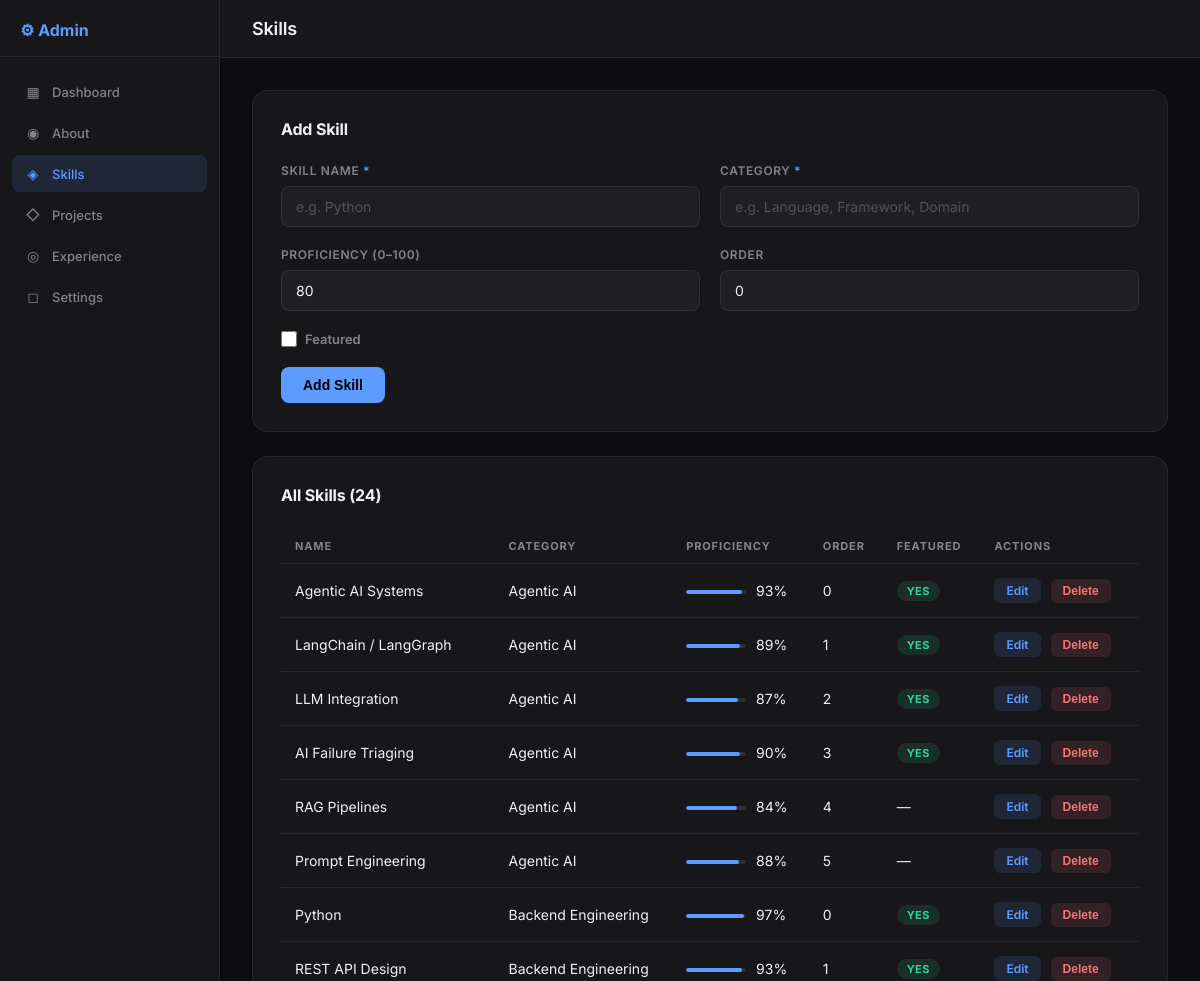
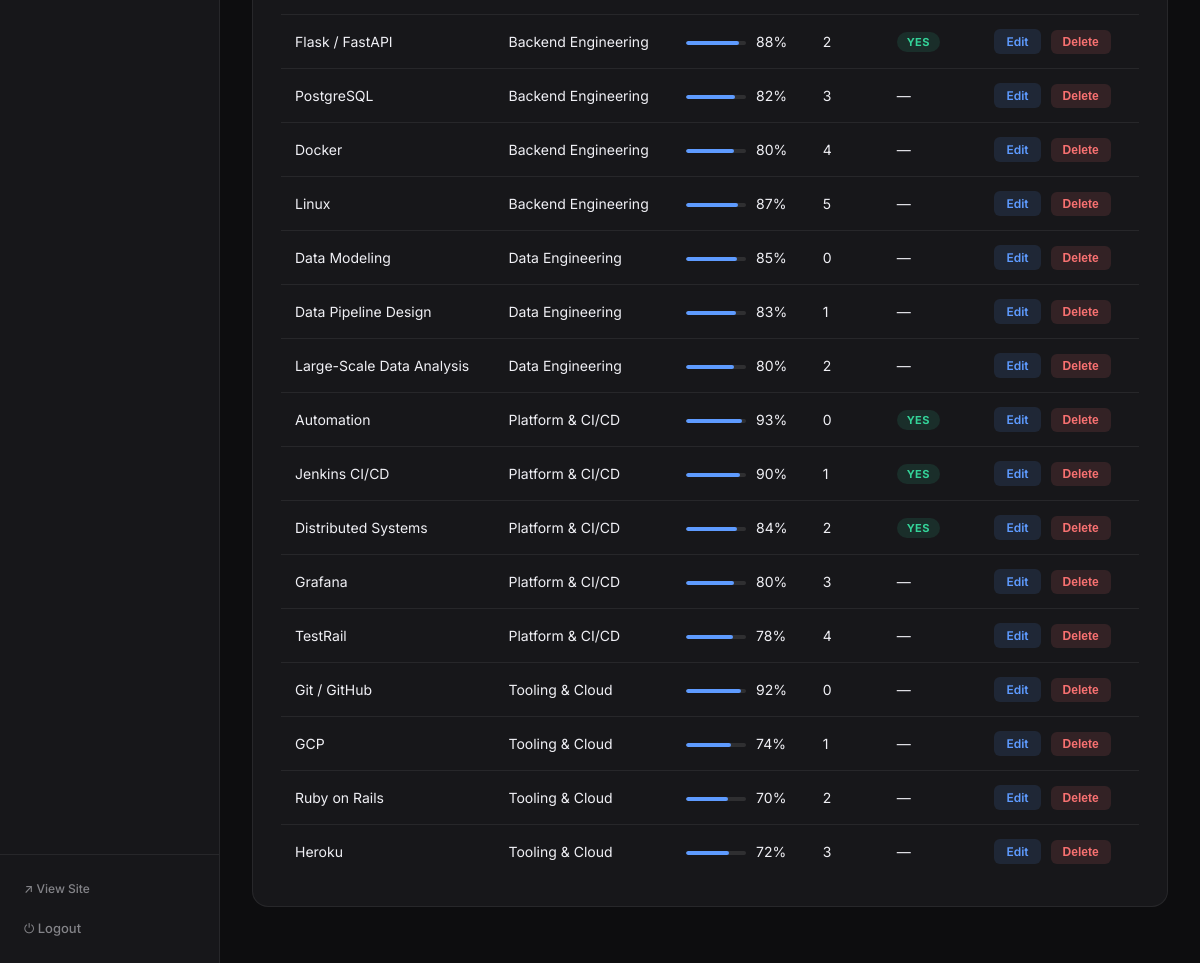
Page /admin/skills (signed in) on the committed database (2 pictures, top to bottom).
### app/models/content.py (models this page shows, shortened)
class Skill(db.Model):
    __tablename__ = "skills"
    id = db.Column(db.Integer, primary_key=True)
    name = db.Column(db.String(100), nullable=False)
    category = db.Column(db.String(50), nullable=False)  # e.g. "language", "framework", "tool", "domain"
    proficiency = db.Column(db.Integer, default=90)  # 0-100
    icon = db.Column(db.String(50), default="code")  # icon name/class
    order = db.Column(db.Integer, default=0)
    is_featured = db.Column(db.Boolean, default=False)

### app/views/admin.py (the view)
@admin_bp.route("/skills")
@login_required
def skills():
    all_skills = content_ctrl.get_all_skills()
    return render_template("admin/skills.html", skills=all_skills)

### app/controllers/content.py (called while the page is built)
def get_all_skills():
    return Skill.query.order_by(Skill.category, Skill.order).all()

### app/models/admin.py (called while the page is built)
@login_manager.user_loader
def load_user(user_id):
    return AdminUser.query.get(int(user_id))

### app/templates/admin/skills.html (shortened to what this page needs)
{% extends "admin/base.html" %}
{% block page_title %}Skills{% endblock %}
{% block content %}
<div class="admin-section">
  <div class="admin-section__header">
    <h2>Add Skill</h2>
  </div>
  <form method="POST" action="{{ url_for('admin.skill_add') }}" class="admin-form">
    <div class="form-row">
      <div class="form-group">
        <label>Skill Name <span class="req">*</span></label>
        <input type="text" name="name" required placeholder="e.g. Python" />
      </div>
      <div class="form-group">
        <label>Category <span class="req">*</span></label>
        <input type="text" name="category" required placeholder="e.g. Language, Framework, Domain" />
      </div>
    </div>
    <div class="form-row">
      <div class="form-group">
        <label>Proficiency (0–100)</label>
        <input type="number" name="proficiency" min="0" max="100" value="80" />
      </div>
      <div class="form-group">
        <label>Order</label>
        <input type="number" name="order" value="0" />
      </div>
    </div>
    <div class="form-group form-group--check">
      <label><input type="checkbox" name="is_featured" /> Featured</label>
    </div>
    <div class="form-actions">
      <button type="submit" class="btn btn--primary">Add Skill</button>
    </div>
  </form>
</div>
<div class="admin-section">
  <div class="admin-section__header">
    <h2>All Skills ({{ skills | length }})</h2>
  </div>
  {% if skills %}
  <div class="table-wrap">
    <table class="admin-table">
      <thead>
        <tr><th>Name</th><th>Category</th><th>Proficiency</th><th>Order</th><th>Featured</th><th>Actions</th></tr>
      </thead>
      <tbody>
        {% for skill in skills %}
        <tr>
          <td>{{ skill.name }}</td>
          <td>{{ skill.category }}</td>
          <td>
            <div class="mini-bar"><div class="mini-bar__fill" style="width:{{ skill.proficiency }}%"></div></div>
            {{ skill.proficiency }}%
          </td>
          <td>{{ skill.order }}</td>
          <td>{% if skill.is_featured %}<span class="status-pill status-pill--read">Yes</span>{% else %}—{% endif %}</td>
          <td class="actions-cell">
            <a href="{{ url_for('admin.skill_edit', skill_id=skill.id) }}" class="btn-action btn-action--edit">Edit</a>
            <form method="POST" action="{{ url_for('admin.skill_delete', skill_id=skill.id) }}" style="display:inline"
                  onsubmit="return confirm('Delete {{ skill.name }}?')">
              <button type="submit" class="btn-action btn-action--delete">Delete</button>
            </form>
          </td>
        </tr>
        {% endfor %}
      </tbody>
    </table>
  </div>
  {% else %}
    <p class="empty-state">No skills yet. Add one above.</p>
  {% endif %}
</div>
{% endblock %}

### app/templates/admin/base.html (shortened to what this page needs)
<!DOCTYPE html>
<html lang="en">
<head>
  <link rel="stylesheet" href="{{ url_for('static', filename='css/admin.css') }}" />
</head>
<body class="admin-body">
  <aside class="sidebar" id="sidebar">
    <div class="sidebar__brand">
      <a href="{{ url_for('admin.dashboard') }}">⚙ Admin</a>
    </div>
    <nav class="sidebar__nav">
      <a href="{{ url_for('admin.dashboard') }}" class="sidebar__link {% if request.endpoint == 'admin.dashboard' %}active{% endif %}">
        <span class="sidebar__icon">▦</span> Dashboard
      </a>
      <a href="{{ url_for('admin.about') }}" class="sidebar__link {% if request.endpoint == 'admin.about' %}active{% endif %}">
        <span class="sidebar__icon">◉</span> About
      </a>
      <a href="{{ url_for('admin.skills') }}" class="sidebar__link {% if request.endpoint in ['admin.skills', 'admin.skill_edit'] %}active{% endif %}">
        <span class="sidebar__icon">◈</span> Skills
      </a>
      <a href="{{ url_for('admin.projects') }}" class="sidebar__link {% if request.endpoint in ['admin.projects', 'admin.project_edit'] %}active{% endif %}">
        <span class="sidebar__icon">◇</span> Projects
      </a>
      <a href="{{ url_for('admin.experience') }}" class="sidebar__link {% if request.endpoint in ['admin.experience', 'admin.experience_edit'] %}active{% endif %}">
        <span class="sidebar__icon">◎</span> Experience
      </a>
      <a href="{{ url_for('admin.settings') }}" class="sidebar__link {% if request.endpoint == 'admin.settings' %}active{% endif %}">
        <span class="sidebar__icon">◻</span> Settings
      </a>
    </nav>
    <div class="sidebar__footer">
      <a href="{{ url_for('public.index') }}" class="sidebar__link sidebar__link--muted" target="_blank">↗ View Site</a>
      <a href="{{ url_for('admin.logout') }}" class="sidebar__link sidebar__link--danger">⏻ Logout</a>
    </div>
  </aside>
  <main class="admin-main">
    <header class="admin-header">
      <h1 class="admin-header__title">{% block page_title %}Dashboard{% endblock %}</h1>
    </header>
    <div class="admin-content">
      {% block content %}{% endblock %}
    </div>
  </main>
</body>
</html>

### rows in the picture
Skill: name "Agentic AI Systems", category "Agentic AI", proficiency "93", order "0", is_featured "YES"
Skill: name "LangChain / LangGraph", category "Agentic AI", proficiency "89", order "1", is_featured "YES"
Skill: name "LLM Integration", category "Agentic AI", proficiency "87", order "2", is_featured "YES"
Skill: name "AI Failure Triaging", category "Agentic AI", proficiency "90", order "3", is_featured "YES"
Skill: name "RAG Pipelines", category "Agentic AI", proficiency "84", order "4"
Skill: name "Prompt Engineering", category "Agentic AI", proficiency "88", order "5"
Skill: name "Python", category "Backend Engineering", proficiency "97", order "0", is_featured "YES"
Skill: name "REST API Design", category "Backend Engineering", proficiency "93", order "1", is_featured "YES"
Skill: name "Flask / FastAPI", category "Backend Engineering", proficiency "88", order "2", is_featured "YES"
Skill: name "PostgreSQL", category "Backend Engineering", proficiency "82", order "3"
Skill: name "Docker", category "Backend Engineering", proficiency "80", order "4"
Skill: name "Linux", category "Backend Engineering", proficiency "87", order "5"
Skill: name "Data Modeling", category "Data Engineering", proficiency "85", order "0"
Skill: name "Data Pipeline Design", category "Data Engineering", proficiency "83", order "1"
Skill: name "Large-Scale Data Analysis", category "Data Engineering", proficiency "80", order "2"
Skill: name "Automation", category "Platform & CI/CD", proficiency "93", order "0", is_featured "YES"
Skill: name "Jenkins CI/CD", category "Platform & CI/CD", proficiency "90", order "1", is_featured "YES"
Skill: name "Distributed Systems", category "Platform & CI/CD", proficiency "84", order "2", is_featured "YES"
Skill: name "Grafana", category "Platform & CI/CD", proficiency "80", order "3"
Skill: name "TestRail", category "Platform & CI/CD", proficiency "78", order "4"
Skill: name "Git / GitHub", category "Tooling & Cloud", proficiency "92", order "0"
Skill: name "GCP", category "Tooling & Cloud", proficiency "74", order "1"
Skill: name "Ruby on Rails", category "Tooling & Cloud", proficiency "70", order "2"
Skill: name "Heroku", category "Tooling & Cloud", proficiency "72", order "3"

### other values in the picture
{{ skills | length }} "24"
